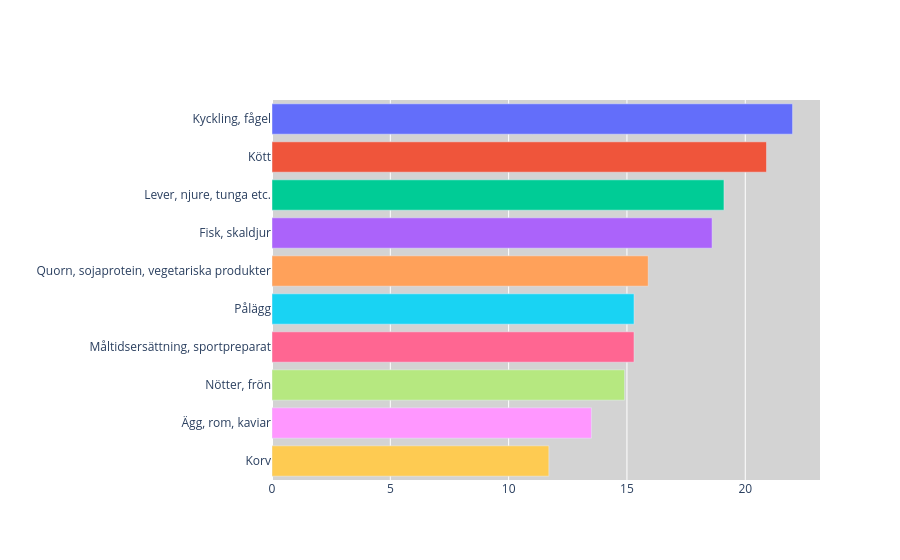

Source (notebook cell):
### Code cell
def protein_chart():
    fig = px.bar(
        df_protein,
        x='avg_protein',
        y='food_group',
        color='food_group',
        labels={'food_group': 'Kategori', 'avg_protein': 'Protein (g/100g)'},
        title='Produkter inom många olika kategorier är bra proteinkällor för en varierad kost'
    )

    fig.update_traces(
        hovertemplate='<b>%{y}</b><br>Protein: %{x:.1f} g<extra></extra>'
    )

    fig.update_yaxes(
        automargin=True
    )

    fig.update_layout(
        showlegend=False,
        title={
            'text': 'Livsmedel inom många olika kategorier är bra proteinkällor för en varierad kost',
            'x': 0.5,
            'xanchor': 'center',
            'font': {'family': 'Arial', 'size': 20, 'color': 'white', 'weight': 'bold'}
        },
        xaxis_title={
            'text': 'Genomsnittligt protein (g/100g)',
            'font': {'family': 'Arial', 'size': 16, 'color': 'white', 'weight': 'bold'}
        },
        annotations=[
            dict(
                x=-0.065,
                y=1.1,
                xref='paper',
                yref='paper',
                text='Kategori',
                showarrow=False,
                font=dict(size=16, color='white', family='Arial', weight='bold'),
                textangle=0
            )
        ],
        yaxis_title= '',
        plot_bgcolor='lightgrey'
    )

    return fig

protein_chart()

### Figure 1 — Plotly figure (JSON) as saved in the notebook; plotly's stock layout.template omitted (floating-point values rounded to 4 significant figures)
{"data": [{"hovertemplate": "<b>%{y}</b><br>Protein: %{x:.1f} g<extra></extra>", "legendgroup": "Kyckling, fågel", "marker": {"color": "#636efa", "pattern": {"shape": ""}}, "name": "Kyckling, fågel", "orientation": "h", "showlegend": true, "textposition": "auto", "type": "bar", "x": [22.0], "xaxis": "x", "y": ["Kyckling, fågel"], "yaxis": "y"}, {"hovertemplate": "<b>%{y}</b><br>Protein: %{x:.1f} g<extra></extra>", "legendgroup": "Kött", "marker": {"color": "#EF553B", "pattern": {"shape": ""}}, "name": "Kött", "orientation": "h", "showlegend": true, "textposition": "auto", "type": "bar", "x": [20.9], "xaxis": "x", "y": ["Kött"], "yaxis": "y"}, {"hovertemplate": "<b>%{y}</b><br>Protein: %{x:.1f} g<extra></extra>", "legendgroup": "Lever, njure, tunga etc.", "marker": {"color": "#00cc96", "pattern": {"shape": ""}}, "name": "Lever, njure, tunga etc.", "orientation": "h", "showlegend": true, "textposition": "auto", "type": "bar", "x": [19.1], "xaxis": "x", "y": ["Lever, njure, tunga etc."], "yaxis": "y"}, {"hovertemplate": "<b>%{y}</b><br>Protein: %{x:.1f} g<extra></extra>", "legendgroup": "Fisk, skaldjur", "marker": {"color": "#ab63fa", "pattern": {"shape": ""}}, "name": "Fisk, skaldjur", "orientation": "h", "showlegend": true, "textposition": "auto", "type": "bar", "x": [18.6], "xaxis": "x", "y": ["Fisk, skaldjur"], "yaxis": "y"}, {"hovertemplate": "<b>%{y}</b><br>Protein: %{x:.1f} g<extra></extra>", "legendgroup": "Quorn, sojaprotein, vegetariska produkter", "marker": {"color": "#FFA15A", "pattern": {"shape": ""}}, "name": "Quorn, sojaprotein, vegetariska produkter", "orientation": "h", "showlegend": true, "textposition": "auto", "type": "bar", "x": [15.9], "xaxis": "x", "y": ["Quorn, sojaprotein, vegetariska produkter"], "yaxis": "y"}, {"hovertemplate": "<b>%{y}</b><br>Protein: %{x:.1f} g<extra></extra>", "legendgroup": "Pålägg", "marker": {"color": "#19d3f3", "pattern": {"shape": ""}}, "name": "Pålägg", "orientation": "h", "showlegend": true, "textposition": "auto", "type": "bar", "x": [15.3], "xaxis": "x", "y": ["Pålägg"], "yaxis": "y"}, {"hovertemplate": "<b>%{y}</b><br>Protein: %{x:.1f} g<extra></extra>", "legendgroup": "Måltidsersättning, sportpreparat", "marker": {"color": "#FF6692", "pattern": {"shape": ""}}, "name": "Måltidsersättning, sportpreparat", "orientation": "h", "showlegend": true, "textposition": "auto", "type": "bar", "x": [15.3], "xaxis": "x", "y": ["Måltidsersättning, sportpreparat"], "yaxis": "y"}, {"hovertemplate": "<b>%{y}</b><br>Protein: %{x:.1f} g<extra></extra>", "legendgroup": "Nötter, frön", "marker": {"color": "#B6E880", "pattern": {"shape": ""}}, "name": "Nötter, frön", "orientation": "h", "showlegend": true, "textposition": "auto", "type": "bar", "x": [14.9], "xaxis": "x", "y": ["Nötter, frön"], "yaxis": "y"}, {"hovertemplate": "<b>%{y}</b><br>Protein: %{x:.1f} g<extra></extra>", "legendgroup": "Ägg, rom, kaviar", "marker": {"color": "#FF97FF", "pattern": {"shape": ""}}, "name": "Ägg, rom, kaviar", "orientation": "h", "showlegend": true, "textposition": "auto", "type": "bar", "x": [13.5], "xaxis": "x", "y": ["Ägg, rom, kaviar"], "yaxis": "y"}, {"hovertemplate": "<b>%{y}</b><br>Protein: %{x:.1f} g<extra></extra>", "legendgroup": "Korv", "marker": {"color": "#FECB52", "pattern": {"shape": ""}}, "name": "Korv", "orientation": "h", "showlegend": true, "textposition": "auto", "type": "bar", "x": [11.7], "xaxis": "x", "y": ["Korv"], "yaxis": "y"}], "layout": {"annotations": [{"font": {"color": "white", "family": "Arial", "size": 16, "weight": "bold"}, "showarrow": false, "text": "Kategori", "textangle": 0, "x": -0.065, "xref": "paper", "y": 1.1, "yref": "paper"}], "barmode": "relative", "legend": {"title": {"text": "Kategori"}, "tracegroupgap": 0}, "plot_bgcolor": "lightgrey", "showlegend": false, "title": {"font": {"color": "white", "family": "Arial", "size": 20, "weight": "bold"}, "text": "Livsmedel inom många olika kategorier är bra proteinkällor för en varierad kost", "x": 0.5, "xanchor": "center"}, "xaxis": {"anchor": "y", "domain": [0, 1], "title": {"font": {"color": "white", "family": "Arial", "size": 16, "weight": "bold"}, "text": "Genomsnittligt protein (g/100g)"}}, "yaxis": {"anchor": "x", "automargin": true, "categoryarray": ["Korv", "Ägg, rom, kaviar", "Nötter, frön", "Måltidsersättning, sportpreparat", "Pålägg", "Quorn, sojaprotein, vegetariska produkter", "Fisk, skaldjur", "Lever, njure, tunga etc.", "Kött", "Kyckling, fågel"], "categoryorder": "array", "domain": [0, 1], "title": {"text": ""}}}}
